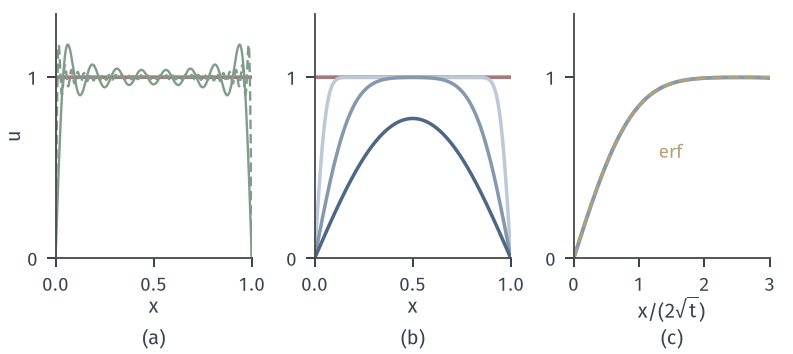

This chart was generated by the following Python code:
from pathlib import Path
import sys
HERE = Path(__file__).resolve().parent
sys.path.insert(0, str(HERE.parent/"heat-common"))
from heat_fig import *
# u0=1 with zero Dirichlet ends: Gibbs at t=0, smooth at t>0, boundary layer in x/(2 sqrt t).
fig, axes = figure(width_mm=112, height_mm=50, ncols=3)
panel(fig, left=.07, wspace=.32, bottom=.27)
xx = np.linspace(0, 1, 3001)
def S(t, N): 
    k = np.arange(1, N+1, 2)
    return (4/(k*pi)[:, None]*np.exp(-(k*pi)**2*t)[:, None]*np.sin(np.outer(k, pi*xx))).sum(0)
ax = axes[0]
ax.plot(xx, 1+0*xx, color=RED, lw=1.5); ax.plot(xx, S(0, 15), color=GREEN, lw=.95); ax.plot(xx, S(0, 61), color=GREEN, lw=.95, ls=DASH)
m61 = float(S(0, 61).max())
ax.set_xlim(0, 1); ax.set_ylim(0, 1.35); ax.set_xticks([0, .5, 1]); ax.set_yticks([0, 1]); axlab(ax, yl='$u$')
ax = axes[1]; cc = shades(3)
ax.plot(xx, 1+0*xx, color=RED, lw=1.5)
for t, c in zip((.001, .01, .05), cc): ax.plot(xx, S(t, 801), color=c, lw=1.4)
ax.set_xlim(0, 1); ax.set_ylim(0, 1.35); ax.set_xticks([0, .5, 1]); ax.set_yticks([0, 1]); axlab(ax)
ax = axes[2]
for t, c in zip((.001, .01), cc):
    s = xx/(2*np.sqrt(t)); ax.plot(s, S(t, 1601), color=c, lw=1.5)
z = np.linspace(0, 3, 200); ax.plot(z, erf(z), color=YELLOW, lw=1.1, ls=DASH)
lab(ax, 1.3, .55, r'$\operatorname{erf}$', YELLOW, ha='left')
ax.set_xlim(0, 3); ax.set_ylim(0, 1.35); ax.set_xticks([0, 1, 2, 3]); ax.set_yticks([0, 1]); axlab(ax, r'$x/(2\sqrt{t})$')
tags(fig, axes)
save(fig, HERE, 'figure', {'partial sum max N=61': m61})
print(m61)
